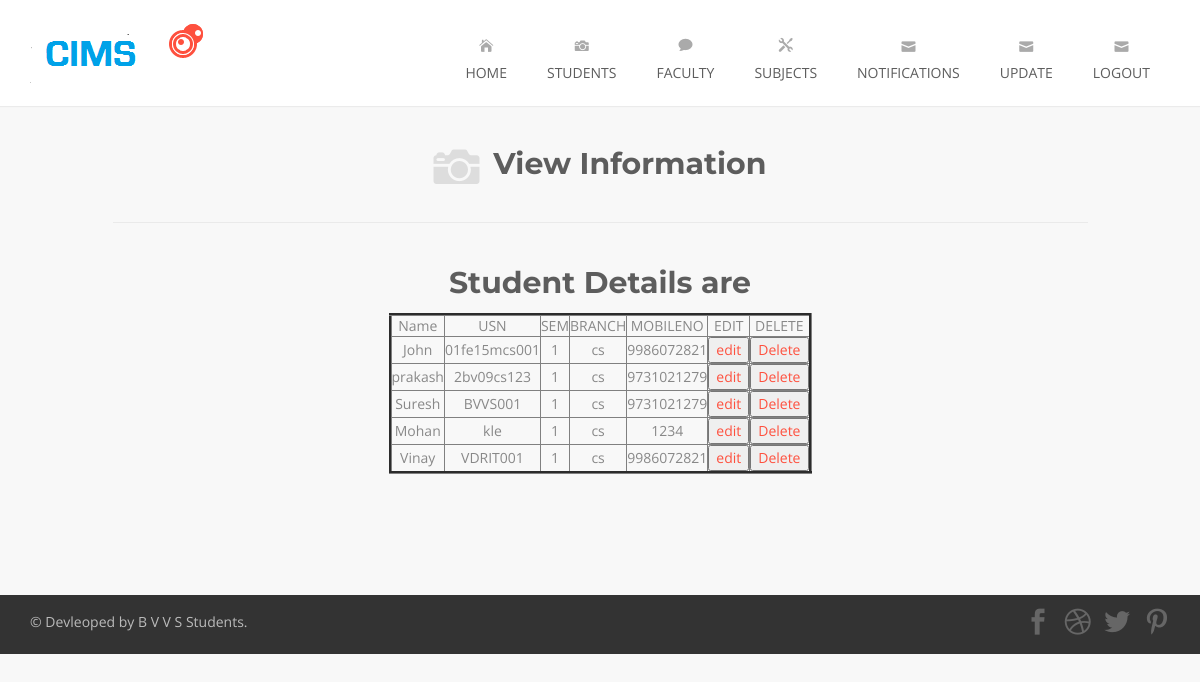
/viewstudents.php, run on the app's committed database.
### tables this page shows
CREATE TABLE IF NOT EXISTS `student` (
  `usn` varchar(50) NOT NULL,
  `sem` int(11) NOT NULL,
  `branch` varchar(50) NOT NULL,
  `sname` varchar(50) NOT NULL,
  `pass` varchar(50) NOT NULL,
  `mobile` bigint(12) NOT NULL,
  PRIMARY KEY (`usn`)
);

### viewstudents.php (the view, shortened to what this page needs)
	<!DOCTYPE html>
<html lang="en">
             		<body>
						<?php
if (isset($_SESSION['users']['username']) )
{
include 'facultyheader.php';
}
else
{
include 'header.php';
}
?>
						<div class="page-title-container">
            <div class="container">
                <div class="row">
                  <div class="col-sm-10 col-sm-offset-1 page-title wow fadeIn">
                        <span aria-hidden="true" class="icon_camera"></span>
                      <h1>View Information</h1>
                    </div>
                </div>
            </div>
        </div>
						<div class="portfolio-container">
	        <div class="container">
 <h1 align="center">Student Details are</h1>
						<table align="center" border="3">
						<tr>
						<td>Name</td>
						<td>USN</td>
						<td>SEM</td>
						<td>BRANCH</td>
						<td>MOBILENO</td>
						<td>EDIT</td>
						<td>DELETE</td>
						</tr>
						<?php
					$q2="select * from student";
		   			 $r2 = mysql_query($q2);
					while($rs=mysql_fetch_array($r2)){
						echo "<tr>";
					    echo "<td>".$rs['sname']."</td>";
						echo "<td>".$rs['usn']."</td>";
						echo "<td>".$rs['sem']."</td>";
						echo "<td>".$rs['branch']."</td>";
						echo "<td>".$rs['mobile']."</td>";
						echo "<td><a href='editstudents.php?usn=$rs[usn]'><input type=button value=edit></a></td>";
						echo "<td><a href='deletestudents.php?usn=$rs[usn]'><input type=button value=Delete></a></td>";
						echo "</tr>";
					}
				    ?>
						</table>
						</div>
</div>
<?php
include 'footer.php';
						?>
    </body>
</html>

### assets/css/style.css (style rules this page uses)
body { background: #f8f8f8; text-align: center; font-family: 'Open Sans', sans-serif; color: #888; font-size: 14px; font-weight: 400; }
a { color: #fe503e; text-decoration: none; -o-transition: all .3s; -moz-transition: all .3s; -webkit-transition: all .3s; -ms-transition: all .3s; transition: all .3s; }
h1 { font-family: 'Montserrat', sans-serif; font-size: 30px; color: #5d5d5d; line-height: 40px; font-weight: bold; }
.page-title-container { margin: 0 auto; padding: 35px 0 0 0; }
.page-title { padding-bottom: 35px; border-bottom: 1px solid #eaeaea; }
.page-title-container h1 { display: inline; margin-left: 10px; text-shadow: 0 1px 0 rgba(255, 255, 255, .7); vertical-align: middle; }
.page-title-container span { font-size: 46px; color: #ddd; vertical-align: middle; }
.portfolio-container { margin-top: 20px; padding-bottom: 50px; }

### data on the page
student: sname "John", usn "01fe15mcs001", sem "1", branch "cs", mobile "9986072821"
student: sname "prakash", usn "2bv09cs123", sem "1", branch "cs", mobile "9731021279"
student: sname "Suresh", usn "BVVS001", sem "1", branch "cs", mobile "9731021279"
student: sname "Mohan", usn "kle", sem "1", branch "cs", mobile "1234"
student: sname "Vinay", usn "VDRIT001", sem "1", branch "cs", mobile "9986072821"
